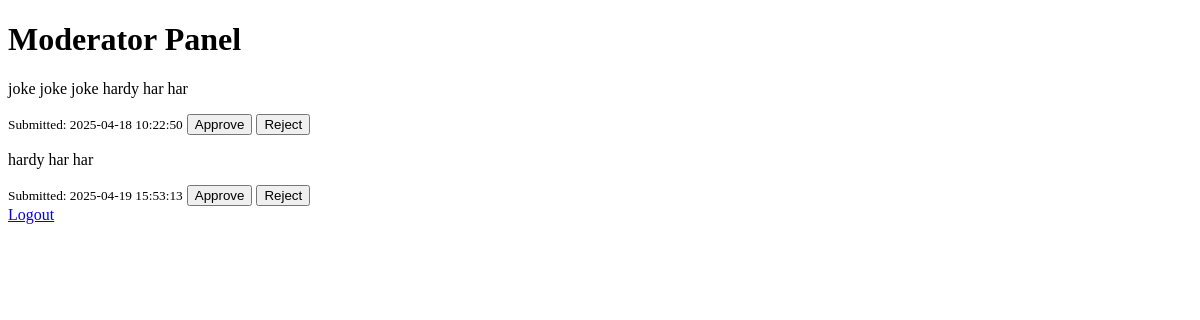
Before: /moderate (signed in) with the older database file.
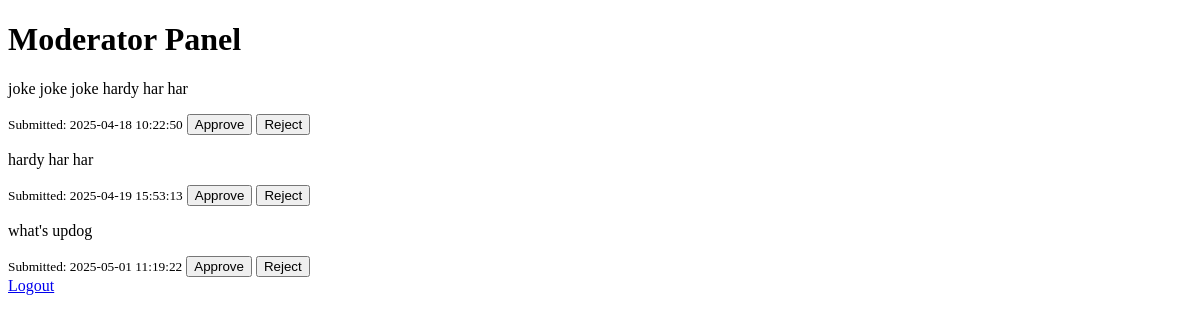
After: the same page with the newer database file.
### tables this page shows
CREATE TABLE jokes (
                    id INTEGER PRIMARY KEY AUTOINCREMENT,
                    content TEXT NOT NULL,
                    timestamp TEXT NOT NULL,
                    rating REAL DEFAULT 0,
                    approved INTEGER DEFAULT 0
                    , username TEXT);

### app.py (the view)
@app.route('/moderate')
def moderate():
    if not session.get('admin'):
        flash("Access denied. Admin privileges required.")
        return redirect(url_for('index'))
    conn = sqlite3.connect('jokes.db')
    c = conn.cursor()
    c.execute('SELECT id, content, timestamp FROM jokes WHERE approved=0')
    jokes = c.fetchall()
    conn.close()
    return render_template('moderate.html', jokes=jokes)

### templates/moderate.html (shortened to what this page needs)
<!DOCTYPE html>
<html lang="en">
<head>
    <link rel="stylesheet" href="{{ url_for('static', filename='css/moderate.css') }}">
</head>
<body>
    <h1>Moderator Panel</h1>
    {% for joke in jokes %}
        <div class="joke-box" id="joke-{{ joke[0] }}">
            <p>{{ joke[1] }}</p>
            <small>Submitted: {{ joke[2] }}</small>
            <button onclick="approveJoke('{{ joke[0] }}')">Approve</button>
            <button onclick="rejectJoke('{{ joke[0] }}')">Reject</button>
        </div>
        {% endfor %}
        <a href="{{ url_for('logout') }}">Logout</a>
</body>
</head>
</html>

Changed rows visible on the page:
added jokes: content "what's updog", timestamp "2025-05-01 11:19:22"
